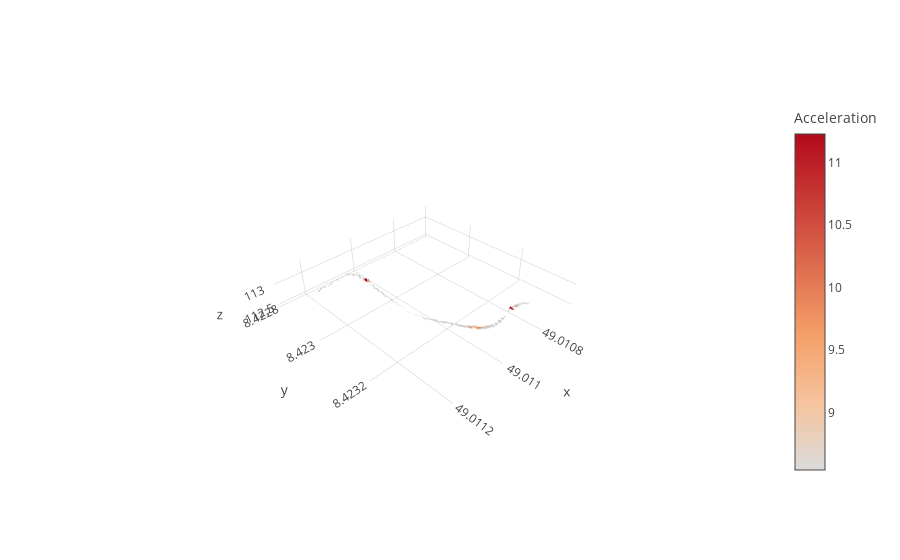

Source (notebook cell):
### Code cell
# position/acceleration
ply.iplot(dict(
    data=[go.Cone(x=df.lat, y=df.lon, z=df.alt, u=df.ax, v=df.ay, w=df.az,
                 sizemode="absolute", sizeref=30, 
                  colorbar=dict(title=dict(text="Acceleration"))),
#           go.Scatter3d(x=df.lat, y=df.lon, z=df.alt, mode="lines", opacity=0.5, 
#                        line=dict(width=5))
         
         ],
    layout=dict(
        scene=dict(aspectratio=dict(x=1,y=1,z=0.2))
    )
))

### Figure 1 — Plotly figure (JSON) as saved in the notebook; plotly's stock layout.template omitted (floating-point values rounded to 4 significant figures; data arrays with more than 128 entries replaced by an {"elided": "..."} marker saying what was removed)
{"data": [{"colorbar": {"title": {"text": "Acceleration"}}, "sizemode": "absolute", "sizeref": 30, "type": "cone", "u": {"elided": "154 float values"}, "uid": "75b6d739-7aeb-4538-babd-96f0e780aec7", "v": {"elided": "154 float values"}, "w": {"elided": "154 float values"}, "x": {"elided": "154 float values"}, "y": {"elided": "154 float values"}, "z": {"elided": "154 float values"}}], "layout": {"scene": {"aspectratio": {"x": 1, "y": 1, "z": 0.2}}}}
